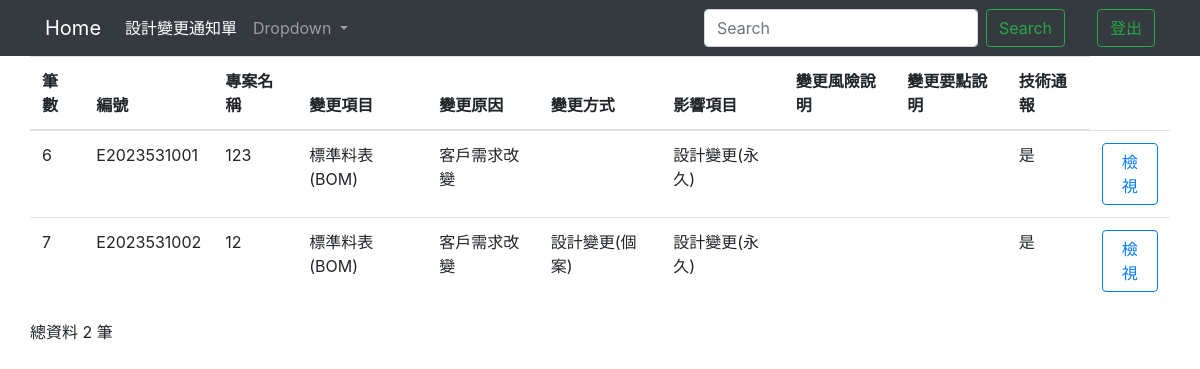
The page /changeallIndex/ on the database as committed earlier.
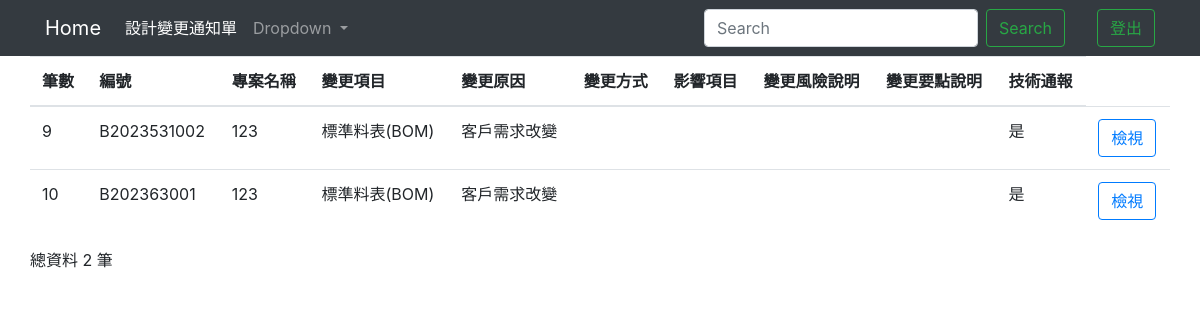
The same page on the database as committed later.
### testapp/models.py (models this page shows)
class Change(models.Model):
    cNumber = models.CharField(max_length=50, default='', null=False) #編號
    cProjectName = models.CharField(max_length=50, default='', null=False) #專案名稱
    cChangeitem = models.CharField(max_length=20, null=False) #變更項目
    cChangereason = models.CharField(max_length=20, null=False) #變更原因
    cHowChange = models.CharField(max_length=10, null=False)#如何變更(設計變更、規格變更)
    cAffectitem = models.TextField()#影響項目
    cEarn = models.CharField(max_length=10,null=False,default='')#有償無償
    cRisk = models.TextField()#變更風險說明
    cKeypoint = models.TextField()#變更要點說明
    cOption_FS = models.TextField()#廠務部建議
    cOption_Design = models.TextField()#設計部建議
    cOption_Quality = models.TextField()#品管部建議
    cOption_Purchase = models.TextField()#採購建議
    cCC = models.CharField(max_length=10, blank=True) #副本印製
    cTech_bulletin = models.CharField(max_length=5, null=False)#是否技術通報
    cApproved = models.CharField(max_length=20,blank=True)#核准人
    cReview = models.CharField(max_length=20,blank=True)#審查人
    cUndertaker = models.CharField(max_length=20,blank=True)#承辦人
    cFs_Sign = models.CharField(max_length=5,blank=True) #廠務部是否有簽名
    cDesign_Sign = models.CharField(max_length=5,blank=True) #設計部是否有簽名
    cQuality_Sign = models.CharField(max_length=5,blank=True)  #品管部是否有簽名
    cPurchase_Sign = models.CharField(max_length=5,blank=True) #採購是否有簽名
    home = models.OneToOneField(Home, on_delete=models.CASCADE,default='')

### testapp/views.py (the view)
# urls.py: path('changeallIndex/',changeallIndex),
def changeallIndex(request):
    if request.user.is_authenticated:
        username=request.user.username
        authenticate=request.user.is_staff
    if 'q' in request.GET:
        q = request.GET['q']
        multiple_q = Q(Q(cNumber__icontains=q) | Q(cProjectName__icontains=q) | Q(cChangeitem__icontains=q) | Q(cChangereason__icontains=q) | Q(cHowChange__icontains=q))
        changeall = Change.objects.filter(multiple_q)
    else:
        changeall = Change.objects.all().order_by("id")
    changeallCount = len(changeall)
    return render(request, "changeall_Index.html",locals())

### templates/changeall_Index.html (shortened to what this page needs)
<!DOCTYPE html>
<html lang="en">
<head>
  <link rel="stylesheet" href="https://cdn.jsdelivr.net/npm/bootstrap@4.6.2/dist/css/bootstrap.min.css">
  {% load static %}
</head>
<body>
  <nav class="navbar navbar-expand-lg navbar-dark bg-dark">
    <div class="container">
      <a class="navbar-brand" href="/homeIndex/">Home</a>
      <div class="collapse navbar-collapse" id="navbarSupportedContent">
        <ul class="navbar-nav mr-auto">
          <li class="nav-item active">
            <a class="nav-link disabled">設計變更通知單 <span class="sr-only">(current)</span></a>
          </li>
          <li class="nav-item dropdown">
            <a class="nav-link dropdown-toggle" href="#" role="button" data-toggle="dropdown" aria-expanded="false">
              Dropdown
            </a>
          </li>
        </ul>
        <form class="form-inline my-2 my-lg-0">
          <input class="form-control mr-sm-2" name='q' type="search" placeholder="Search" aria-label="Search">
          <button class="btn btn-outline-success my-2 my-sm-0" type="submit">Search</button>
        </form>
        <ul class="navbar-nav ml-2">
          <li class="nav-item active">
            <a class="nav-link disabled" style="color: green;">{{username}} <span class="sr-only">(current)</span></a>
          </li>
        </ul>
        <ul class="navbar-nav ml-2">
          <li class="nav-item">
            <button class="btn btn-outline-success my-2 my-sm-0" onclick="Logout(event)">登出</button>
          </li>
        </ul>
      </div>
    </div>
  </nav>
  <form action="." method="POST">
    <div class="container">
      <div class="row">
        <table class="table">
          <thead>
            <th scope="col">筆數</th>
            <th scope="col">編號</th>
            <th scope="col">專案名稱</th>
            <th scope="col">變更項目</th>
            <th scope="col">變更原因</th>
            <th scope="col">變更方式</th>
            <th scope="col">影響項目</th>
            <th scope="col">變更風險說明</th>
            <th scope="col">變更要點說明</th>
            <th scope="col">技術通報</th>
          </thead>
          <tbody>
            {% for unit in changeall %}
            <tr>
              <td>{{unit.id}}</td>
              <td>{{unit.cNumber}}</td>
              <td>{{unit.cProjectName}}</td>
              <td>{{unit.cChangeitem}}</td>
              <td>{{unit.cChangereason}}</td>
              <td>{{unit.cHowChange}}</td>
              <td>{{unit.cAffectitem}}</td>
              <td>{{unit.cRisk}}</td>
              <td>{{unit.cKeypoint}}</td>
              <td>{{unit.cTech_bulletin}}</td>
              <td>
                <button type="button" class="btn btn-outline-primary" id="{{unit.cNumber}}" onclick="View()">檢視</button>
              </td>
            </tr>
            {% endfor %}
          </tbody>
        </table>
      </div>
    </div>
  </form>
  <div class="container">
    <div class="row">
      <p>總資料 {{changeallCount}} 筆</p>
    </div>
  </div>
</body>
</html>

Rows that differ between the two databases and show on the page:
removed Change: id "6", cNumber "E2023531001", cProjectName "123", cChangeitem "標準料表(BOM)", cChangereason "客戶需求改變", cAffectitem "設計變更(永久)", cTech_bulletin "是"
removed Change: id "7", cNumber "E2023531002", cProjectName "12", cChangeitem "標準料表(BOM)", cChangereason "客戶需求改變", cHowChange "設計變更(個案)", cAffectitem "設計變更(永久)", cTech_bulletin "是"
added Change: id "9", cNumber "B2023531002", cProjectName "123", cChangeitem "標準料表(BOM)", cChangereason "客戶需求改變", cTech_bulletin "是"
added Change: id "10", cNumber "B202363001", cProjectName "123", cChangeitem "標準料表(BOM)", cChangereason "客戶需求改變", cTech_bulletin "是"
